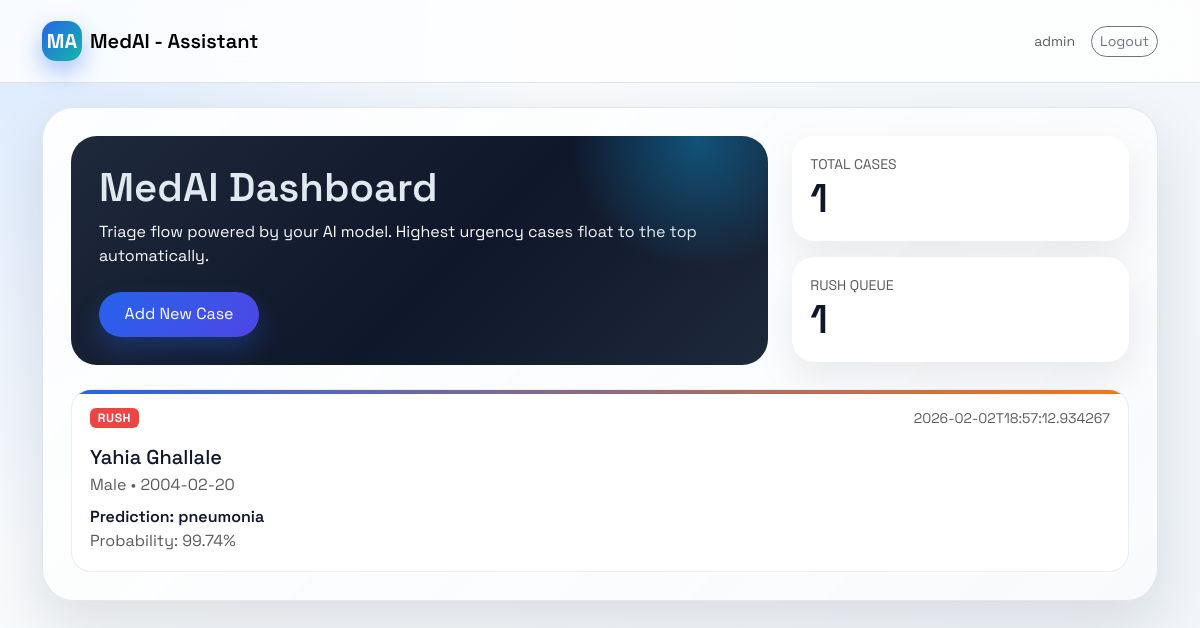
The app's page /dashboard (signed in) with its own data.
### tables this page shows
CREATE TABLE xrays (
                id INTEGER PRIMARY KEY AUTOINCREMENT,
                patient_id INTEGER NOT NULL,
                filename TEXT NOT NULL,
                original_filename TEXT NOT NULL,
                prediction_label TEXT NOT NULL,
                probability REAL NOT NULL,
                urgency TEXT NOT NULL,
                created_at TEXT NOT NULL,
                FOREIGN KEY (patient_id) REFERENCES patients (id)
            );

CREATE TABLE patients (
                id INTEGER PRIMARY KEY AUTOINCREMENT,
                first_name TEXT NOT NULL,
                last_name TEXT NOT NULL,
                dob TEXT,
                gender TEXT,
                notes TEXT,
                created_at TEXT NOT NULL
            );

### routers/dashboard.py (the view)
@router.get("/dashboard", response_class=HTMLResponse)
def dashboard(
    request: Request,
    db: sqlite3.Connection = Depends(get_db),
    user: dict = Depends(require_user),
) -> HTMLResponse:
    rows = fetch_all(
        db,
        """
        SELECT x.id, x.original_filename, x.prediction_label, x.probability, x.urgency,
               x.created_at, x.filename,
               p.first_name, p.last_name, p.dob, p.gender
        FROM xrays x
        JOIN patients p ON p.id = x.patient_id
        ORDER BY (x.urgency = 'rush') DESC, x.created_at DESC
        """,
    )
    return templates.TemplateResponse(
        "dashboard.html",
        {"request": request, "user": user, "cases": rows},
    )

### templates/dashboard.html (shortened to what this page needs)
{% extends "base.html" %}
{% block content %}
<div class="row g-4 align-items-stretch mb-4">
  <div class="col-lg-8">
    <div class="hero h-100">
      <h1 class="display-6 fw-semibold">MedAI Dashboard</h1>
      <p class="mt-2 mb-4 text-light">Triage flow powered by your AI model. Highest urgency cases float to the top automatically.</p>
      <a class="btn btn-primary" href="/cases/new">Add New Case</a>
    </div>
  </div>
  <div class="col-lg-4">
    <div class="stat-card mb-3">
      <div class="text-uppercase text-muted small">Total Cases</div>
      <div class="display-6 fw-semibold">{{ cases|length }}</div>
    </div>
    <div class="stat-card">
      <div class="text-uppercase text-muted small">Rush Queue</div>
      <div class="display-6 fw-semibold">
        {{ cases|selectattr("urgency", "equalto", "rush")|list|length }}
      </div>
    </div>
  </div>
</div>
{% if cases %}
  <div class="case-grid">
    {% for case in cases %}
      <div class="case-card">
        <div class="d-flex justify-content-between align-items-center">
          <span class="badge {{ 'badge-rush' if case.urgency == 'rush' else 'badge-normal' }} text-white text-uppercase">
            {{ case.urgency }}
          </span>
          <small class="text-muted">{{ case.created_at }}</small>
        </div>
        <h3 class="h5 mt-3 mb-1">{{ case.first_name }} {{ case.last_name }}</h3>
        <div class="text-muted">{{ case.gender or '—' }} • {{ case.dob or 'Unknown DOB' }}</div>
        <div class="mt-2">
          <div class="fw-semibold">Prediction: {{ case.prediction_label }}</div>
          <div class="text-muted">Probability: {{ '%.2f'|format(case.probability * 100) }}%</div>
        </div>
      </div>
    {% endfor %}
  </div>
{% else %}
  <div class="card p-4">
    <p class="mb-0">No cases yet. Upload the first X-ray to get started.</p>
  </div>
{% endif %}
{% endblock %}

### static/styles.css (style rules this page uses)
:root { --bg: #f3f4f6; --ink: #0f172a; --muted: #64748b; --brand: #2563eb; --accent: #f97316; --card: #ffffff; --ring: rgba(37, 99, 235, 0.25); --shadow: 0 24px 60px rgba(15, 23, 42, 0.12); --radius: 22px; }
* { box-sizing: border-box; }
body { font-family: "Space Grotesk", "Sora", "Helvetica Neue", Arial, sans-serif; color: var(--ink); background: radial-gradient(circle at top left, #dbeafe 0%, #f8fafc 38%, #f1f5f9 100%); min-height: 100vh; }
.hero { background: linear-gradient(135deg, #1e293b 0%, #0f172a 55%, #1e293b 100%); color: #e2e8f0; border-radius: 26px; padding: 28px; position: relative; overflow: hidden; }
.hero::after { content: ""; position: absolute; inset: -60% -10% auto auto; width: 280px; height: 280px; background: radial-gradient(circle, rgba(14, 165, 233, 0.5) 0%, rgba(15, 23, 42, 0.05) 65%); opacity: 0.8; }
.stat-card { background: var(--card); border-radius: var(--radius); padding: 18px; box-shadow: 0 16px 40px rgba(15, 23, 42, 0.08); }
.badge-rush { background: #ef4444; }
.case-grid { display: grid; gap: 18px; grid-template-columns: repeat(auto-fit, minmax(250px, 1fr)); }
.case-card { border-radius: 20px; padding: 18px; background: var(--card); border: 1px solid rgba(148, 163, 184, 0.2); transition: transform 0.2s ease, box-shadow 0.2s ease; position: relative; overflow: hidden; }
.case-card::before { content: ""; position: absolute; top: 0; left: 0; width: 100%; height: 4px; background: linear-gradient(90deg, var(--brand), var(--accent)); }
.btn-primary { background: linear-gradient(135deg, var(--brand), #4f46e5); border: none; border-radius: 999px; padding: 0.65rem 1.6rem; box-shadow: 0 12px 24px rgba(37, 99, 235, 0.3); }
.badge { letter-spacing: 0.05em; }

### records on screen
xrays: urgency "RUSH", created_at "2026-02-02T18:57:12.934267", first_name "Yahia", last_name "Ghallale", gender "Male", dob "2004-02-20", prediction_label "pneumonia", case.probability*100 "99.74"

### other values on screen
{{ user.username }} "admin"
{{ cases|length }} "1"
{{ cases|selectattr("urgency", "equalto", "rush")|list|length }} "1"
